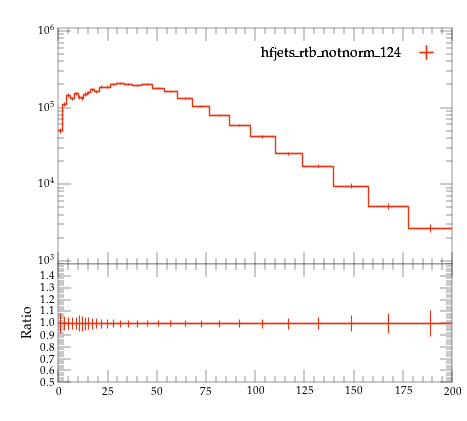

Python code for this plot:
#! /usr/bin/env python

# This Python script was auto-generated using YODA v2.0.2.
# Analysis object: /MC_HFJETS_NOTNORM/ptBHadrLead
# Timestamp: 29-07-2026 (17:22:31)

import matplotlib as mpl
import matplotlib.pyplot as plt
mpl.use('Agg') # comment out for interactive use
import os
import numpy as np

plotDir = os.path.split(os.path.realpath(__file__))[0]
if 'YODA_USER_PLOT_PATH' in globals():
    plot_outdir = globals()['YODA_USER_PLOT_PATH']
else:
    plot_outdir = plotDir

#plot style
plt.style.use(os.path.join(plotDir, '../default.mplstyle'))
# plot metadata
figW, figH = plt.rcParams['figure.figsize']
ax_xLabel = r''
ax_yLabel = r''
ax_title  = r''
ax_xScale = 'linear'
ax_yScale = 'log'
xLims = (0.0, 200.0)
yLims = (900.0, 1100000.0)

# TeX-friendly labels for the legend
labels = {
    'legend' : ([ r"hfjets\_rtb\_notnorm\_124" ], r""),
}

# Adjust canvas width and height
canvasW = 10.0
canvasH = 9.0
figW *= canvasW/10.
figH *= canvasH/9.

# Create figure and axis objects
fig, (ax, ratio0_ax) = plt.subplots(2, 1, sharex=True,
                  figsize=(figW,figH), gridspec_kw={'height_ratios': (6.0, 3.0)})

# Set figure margins
plt.subplots_adjust(
    left   = 1.0 * plt.rcParams['figure.subplot.left'],
    right  = 1.0 * plt.rcParams['figure.subplot.right'],
    top    = 1.0 * plt.rcParams['figure.subplot.top'],
    bottom = 1.0 * plt.rcParams['figure.subplot.bottom'])

ratio0_ax.yaxis.set_major_locator(mpl.ticker.MultipleLocator(0.1))
ratio0_ax.set_ylim(0.5, 1.4999)
ratio0_ax.set_ylabel('Ratio')

# the numerical data is stored in a separate file
dataf = dict()
prefix = os.path.split(__file__)[0]
if prefix:    prefix = prefix + '/'
exec(open(prefix+'ptBHadrLead__data.py').read(), dataf)


legend_handles = dict() # keep track of handles for the legend

# style options for curves
# starts at zorder>=5 to draw curve on top of legend
styles = {
  'hfjets_rtb_notnorm_124.yoda.gz': {
    'color' : '#EE3311',
    'linestyle' : '-',
    'linewidth' : 1,
    'marker' : 'none',
    'markersize' : 2,
    'capsize' : 0.0,
    'zorder' : 5,
    'histstyle' : 1,
    'drawstyle' : 'steps-pre',
    'xerrorbars' : 1,
    'yerrorbars' : 1,
    'fillcolor' : None,
    'fillopacity' : 1.0,
    'ratio0_linestyle' : '-',
    'ratio0_linewidth' : 1,
    'ratio0_marker' : 'none',
    'ratio0_markersize' : 2,
    'ratio0_capsize' : 0.0,
    'ratio0_zorder' : 5,
    'ratio0_histstyle' : 1,
    'ratio0_drawstyle' : 'steps-pre',
    'ratio0_xerrorbars' : 1,
    'ratio0_yerrorbars' : 1,
  },
}

# curve from input yoda files in main panel
for label, yvals in dataf['yvals'].items():
    if all(np.isnan(v) for v in dataf['yvals'][label]):
        continue
    tmp = None
    if styles[label]['histstyle']: # draw as histogram
        xpos = dataf['xedges'][label] if styles[label]['drawstyle'] else dataf['xpoints'][label]
        ypos = np.insert(yvals, 0, yvals[0]) if styles[label]['drawstyle'] else yvals
        if styles[label]['fillcolor']: # fill area below curve
            ax.fill_between(xpos, ypos, step='pre',
                            color=styles[label]['fillcolor'],
                            alpha=styles[label]['fillopacity'])
        tmp, = ax.plot(xpos, ypos,
                       color=styles[label]['color'],
                       linestyle=styles[label]['linestyle'],
                       linewidth=styles[label]['linewidth'],
                       drawstyle=styles[label]['drawstyle'], solid_joinstyle='miter',
                       zorder=styles[label]['zorder'], label=label)
    tmp = ax.errorbar(dataf['xpoints'][label], yvals,
                      xerr=np.array(dataf['xerrs'][label])*styles[label]['xerrorbars'],
                      yerr=np.array(dataf['yerrs'][label])*styles[label]['yerrorbars'],
                      fmt=styles[label]['marker'], capsize=styles[label]['capsize'],
                      markersize=styles[label]['markersize'],
                      ecolor=styles[label]['color'],
                      color=styles[label]['color'], zorder=styles[label]['zorder'])
    tmp[-1][0].set_linestyle(styles[label]['linestyle'])
    tmp[-1][0].set_linewidth(styles[label]['linewidth'])
    if label in dataf['add_legend_handle']:  legend_handles[label] = tmp
    for varLabel in dataf['variation_yvals'].keys():
        if varLabel.startswith(label):
            tmp, = ax.plot(dataf['xedges'][label], dataf['variation_yvals'][varLabel],
                           color=styles[label]['color'],
                           linestyle=styles[label]['linestyle'],
                           linewidth=styles[label]['linewidth'],
                           drawstyle='steps-pre', solid_joinstyle='miter',
                           zorder=styles[label]['zorder'], alpha=0.5)


# plots on ratio panel
# curve from input yoda files in ratio panel
for label, yvals in dataf['ratio0_yvals'].items():
    if all(np.isnan(v) for v in yvals):
        continue
    if styles[label]['ratio0_histstyle']: # plot as histogram
        xpos = dataf['xedges']['hfjets_rtb_notnorm_124.yoda.gz'] if styles[label]['ratio0_drawstyle'] else dataf['xpoints']['hfjets_rtb_notnorm_124.yoda.gz']
        ypos = np.insert(yvals, 0, yvals[0]) if styles[label]['ratio0_drawstyle'] else yvals
        ratio0_ax.plot(xpos, ypos,
                       color=styles[label]['color'],
                       linewidth=styles[label]['linewidth'],
                       linestyle=styles[label]['ratio0_linestyle'],
                       drawstyle=styles[label]['ratio0_drawstyle'], zorder=styles[label]['zorder'],
                       solid_joinstyle='miter')
    tmp = ratio0_ax.errorbar(dataf['xpoints']['hfjets_rtb_notnorm_124.yoda.gz'], yvals,
                             xerr=np.array(dataf['ref_xerrs'])*styles[label]['ratio0_xerrorbars'],
                             yerr=np.array(dataf['ratio0_yerrs'][label])*styles[label]['ratio0_yerrorbars'],
                             fmt=styles[label]['ratio0_marker'], capsize=styles[label]['ratio0_capsize'],
                             markersize=styles[label]['ratio0_markersize'],
                             ecolor=styles[label]['color'],
                             color=styles[label]['color'])
    tmp[-1][0].set_linestyle(styles[label]['ratio0_linestyle'])
    tmp[-1][0].set_linewidth(styles[label]['ratio0_linewidth'])

    for varlabel in dataf['ratio0_variation_vals'].keys():
        if varlabel.startswith(label):
            ratio0_ax.plot(dataf['xedges']['hfjets_rtb_notnorm_124.yoda.gz'],
                            dataf['ratio0_variation_vals'][varlabel],
                            color=styles[label]['color'],
                            linestyle=styles[label]['linestyle'],
                            linewidth=styles[label]['linewidth'],
                            drawstyle='steps-pre', solid_joinstyle='miter',
                            zorder=1, alpha=0.5)

legend_items = list(legend_handles.values())
ax.add_artist(ax.legend(legend_items,
                        labels['legend'][0],
                        title=labels['legend'][1],
                        alignment='right',
                        loc='upper right',
                        bbox_to_anchor=(1.0, 0.97),markerfirst=False))

# set plot metadata as defined above
ratio0_ax.set_xlabel(ax_xLabel)
ratio0_ax.xaxis.set_label_coords(1., -0.15)
ax.set_ylabel(ax_yLabel, ha='right', va='top')
ax.yaxis.set_label_coords(-0.11, 1.0)
ax.set_title(ax_title, loc='left')
ax.set_xscale(ax_xScale)
ax.set_yscale(ax_yScale)
ax.set_xlim(xLims)
ax.set_ylim(yLims)

# tick formatting
plt.rcParams['xtick.top'] = True
plt.rcParams['ytick.right'] = True
ax.yaxis.set_major_locator(mpl.ticker.LogLocator(base=10.0, numticks=np.inf))
ax.yaxis.set_minor_locator(mpl.ticker.LogLocator(
                           base=10.0, subs=np.arange(0.1, 1, 0.1), numticks=np.inf))
fig.align_ylabels((ax, ratio0_ax))
plt.savefig(os.path.join(plot_outdir, 'ptBHadrLead.pdf'), format='PDF')
plt.savefig(os.path.join(plot_outdir, 'ptBHadrLead.png'), format='PNG')

plt.close(fig)
